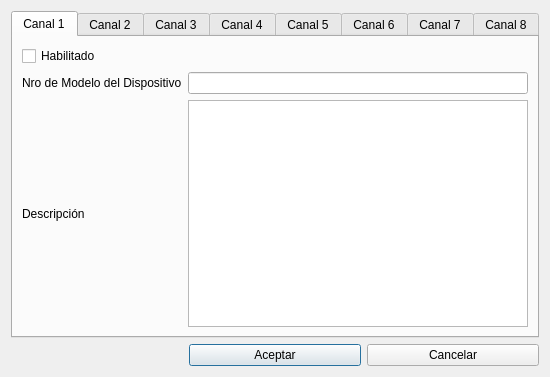
<?xml version="1.0" encoding="UTF-8"?>
<ui version="4.0">
 <class>ChannelConfig</class>
 <widget class="QDialog" name="ChannelConfig">
  <property name="geometry">
   <rect>
    <x>0</x>
    <y>0</y>
    <width>550</width>
    <height>377</height>
   </rect>
  </property>
  <property name="windowTitle">
   <string>Dialog</string>
  </property>
  <layout class="QGridLayout" name="gridLayout_9">
   <item row="0" column="1" colspan="3">
    <widget class="QTabWidget" name="tabWidget">
     <property name="mouseTracking">
      <bool>false</bool>
     </property>
     <property name="tabShape">
      <enum>QTabWidget::Rounded</enum>
     </property>
     <property name="currentIndex">
      <number>0</number>
     </property>
     <widget class="QWidget" name="tab_channel_1">
      <attribute name="title">
       <string>Canal 1</string>
      </attribute>
      <layout class="QGridLayout" name="gridLayout">
       <item row="1" column="0">
        <widget class="QLabel" name="lb_ch1_model">
         <property name="text">
          <string>Nro de Modelo del Dispositivo</string>
         </property>
        </widget>
       </item>
       <item row="1" column="1">
        <widget class="QLineEdit" name="le_ch1_model">
         <property name="enabled">
          <bool>true</bool>
         </property>
         <property name="mouseTracking">
          <bool>false</bool>
         </property>
         <property name="acceptDrops">
          <bool>false</bool>
         </property>
         <property name="dragEnabled">
          <bool>false</bool>
         </property>
         <property name="readOnly">
          <bool>false</bool>
         </property>
        </widget>
       </item>
       <item row="2" column="1">
        <widget class="QPlainTextEdit" name="pte_ch1_description">
         <property name="enabled">
          <bool>true</bool>
         </property>
        </widget>
       </item>
       <item row="2" column="0">
        <widget class="QLabel" name="lb_ch1_description">
         <property name="text">
          <string>Descripción</string>
         </property>
        </widget>
       </item>
       <item row="0" column="0">
        <widget class="QCheckBox" name="chx_channel_1">
         <property name="text">
          <string>Habilitado</string>
         </property>
        </widget>
       </item>
      </layout>
     </widget>
     <widget class="QWidget" name="tab_channel_2">
      <attribute name="title">
       <string>Canal 2</string>
      </attribute>
      <layout class="QGridLayout" name="gridLayout_2">
       <item row="2" column="0">
        <widget class="QLabel" name="lb_ch2_description">
         <property name="text">
          <string>Descripción</string>
         </property>
        </widget>
       </item>
       <item row="1" column="0">
        <widget class="QLabel" name="lb_ch2_model">
         <property name="text">
          <string>Nro de Modelo del Dispositivo</string>
         </property>
        </widget>
       </item>
       <item row="1" column="1">
        <widget class="QLineEdit" name="le_ch2_model">
         <property name="mouseTracking">
          <bool>false</bool>
         </property>
         <property name="acceptDrops">
          <bool>false</bool>
         </property>
        </widget>
       </item>
       <item row="2" column="1">
        <widget class="QPlainTextEdit" name="pte_ch2_description"/>
       </item>
       <item row="0" column="0">
        <widget class="QCheckBox" name="chx_channel_2">
         <property name="text">
          <string>Habilitado</string>
         </property>
        </widget>
       </item>
      </layout>
     </widget>
     <widget class="QWidget" name="tab_channel_3">
      <attribute name="title">
       <string>Canal 3</string>
      </attribute>
      <layout class="QGridLayout" name="gridLayout_3">
       <item row="1" column="0">
        <widget class="QLabel" name="lb_ch3_model">
         <property name="text">
          <string>Nro de Modelo del Dispositivo</string>
         </property>
        </widget>
       </item>
       <item row="2" column="0">
        <widget class="QLabel" name="lb_ch3_description">
         <property name="text">
          <string>Descripción</string>
         </property>
        </widget>
       </item>
       <item row="1" column="1">
        <widget class="QLineEdit" name="le_ch3_model">
         <property name="mouseTracking">
          <bool>false</bool>
         </property>
         <property name="acceptDrops">
          <bool>false</bool>
         </property>
        </widget>
       </item>
       <item row="2" column="1">
        <widget class="QPlainTextEdit" name="pte_ch3_description"/>
       </item>
       <item row="0" column="0">
        <widget class="QCheckBox" name="chx_channel_3">
         <property name="text">
          <string>Habilitado</string>
         </property>
        </widget>
       </item>
      </layout>
     </widget>
     <widget class="QWidget" name="tab_channel_4">
      <attribute name="title">
       <string>Canal 4</string>
      </attribute>
      <layout class="QGridLayout" name="gridLayout_4">
       <item row="1" column="0">
        <widget class="QLabel" name="lb_ch4_model">
         <property name="text">
          <string>Nro de Modelo del Dispositivo</string>
         </property>
        </widget>
       </item>
       <item row="1" column="1">
        <widget class="QLineEdit" name="le_ch4_model">
         <property name="mouseTracking">
          <bool>false</bool>
         </property>
         <property name="acceptDrops">
          <bool>false</bool>
         </property>
        </widget>
       </item>
       <item row="2" column="0">
        <widget class="QLabel" name="lb_ch4_description">
         <property name="text">
          <string>Descripción</string>
         </property>
        </widget>
       </item>
       <item row="2" column="1">
        <widget class="QPlainTextEdit" name="pte_ch4_description"/>
       </item>
       <item row="0" column="0">
        <widget class="QCheckBox" name="chx_channel_4">
         <property name="text">
          <string>Habilitado</string>
         </property>
        </widget>
       </item>
      </layout>
     </widget>
     <widget class="QWidget" name="tab_channel_5">
      <attribute name="title">
       <string>Canal 5</string>
      </attribute>
      <layout class="QGridLayout" name="gridLayout_5">
       <item row="2" column="1">
        <widget class="QPlainTextEdit" name="pte_ch5_description"/>
       </item>
       <item row="2" column="0">
        <widget class="QLabel" name="lb_ch5_description">
         <property name="text">
          <string>Descripción</string>
         </property>
        </widget>
       </item>
       <item row="1" column="0">
        <widget class="QLabel" name="lb_ch5_model">
         <property name="text">
          <string>Nro de Modelo del Dispositivo</string>
         </property>
        </widget>
       </item>
       <item row="1" column="1">
        <widget class="QLineEdit" name="le_ch5_model">
         <property name="mouseTracking">
          <bool>false</bool>
         </property>
         <property name="acceptDrops">
          <bool>false</bool>
         </property>
        </widget>
       </item>
       <item row="0" column="0">
        <widget class="QCheckBox" name="chx_channel_5">
         <property name="text">
          <string>Habilitado</string>
         </property>
        </widget>
       </item>
      </layout>
     </widget>
     <widget class="QWidget" name="tab_channel_6">
      <attribute name="title">
       <string>Canal 6</string>
      </attribute>
      <layout class="QGridLayout" name="gridLayout_6">
       <item row="1" column="1">
        <widget class="QLineEdit" name="le_ch6_model">
         <property name="mouseTracking">
          <bool>false</bool>
         </property>
         <property name="acceptDrops">
          <bool>false</bool>
         </property>
        </widget>
       </item>
       <item row="2" column="0">
        <widget class="QLabel" name="lb_ch6_description">
         <property name="text">
          <string>Descripción</string>
         </property>
        </widget>
       </item>
       <item row="1" column="0">
        <widget class="QLabel" name="lb_ch6_model">
         <property name="text">
          <string>Nro de Modelo del Dispositivo</string>
         </property>
        </widget>
       </item>
       <item row="2" column="1">
        <widget class="QPlainTextEdit" name="pte_ch6_description"/>
       </item>
       <item row="0" column="0">
        <widget class="QCheckBox" name="chx_channel_6">
         <property name="text">
          <string>Habilitado</string>
         </property>
        </widget>
       </item>
      </layout>
     </widget>
     <widget class="QWidget" name="tab_channel_7">
      <attribute name="title">
       <string>Canal 7</string>
      </attribute>
      <layout class="QGridLayout" name="gridLayout_7">
       <item row="2" column="0">
        <widget class="QLabel" name="lb_ch7_description">
         <property name="text">
          <string>Descripción</string>
         </property>
        </widget>
       </item>
       <item row="1" column="1">
        <widget class="QLineEdit" name="le_ch7_model">
         <property name="mouseTracking">
          <bool>false</bool>
         </property>
         <property name="acceptDrops">
          <bool>false</bool>
         </property>
        </widget>
       </item>
       <item row="1" column="0">
        <widget class="QLabel" name="lb_ch7_model">
         <property name="text">
          <string>Nro de Modelo del Dispositivo</string>
         </property>
        </widget>
       </item>
       <item row="2" column="1">
        <widget class="QPlainTextEdit" name="pte_ch7_description"/>
       </item>
       <item row="0" column="0">
        <widget class="QCheckBox" name="chx_channel_7">
         <property name="text">
          <string>Habilitado</string>
         </property>
        </widget>
       </item>
      </layout>
     </widget>
     <widget class="QWidget" name="tab_channel_8">
      <attribute name="title">
       <string>Canal 8</string>
      </attribute>
      <layout class="QGridLayout" name="gridLayout_8">
       <item row="1" column="0">
        <widget class="QLabel" name="lb_ch8_model">
         <property name="text">
          <string>Nro de Modelo del Dispositivo</string>
         </property>
        </widget>
       </item>
       <item row="2" column="1">
        <widget class="QPlainTextEdit" name="pte_ch8_description"/>
       </item>
       <item row="2" column="0">
        <widget class="QLabel" name="lb_ch8_description">
         <property name="text">
          <string>Descripción</string>
         </property>
        </widget>
       </item>
       <item row="1" column="1">
        <widget class="QLineEdit" name="le_ch8_model">
         <property name="mouseTracking">
          <bool>false</bool>
         </property>
         <property name="acceptDrops">
          <bool>false</bool>
         </property>
        </widget>
       </item>
       <item row="0" column="0">
        <widget class="QCheckBox" name="chx_channel_8">
         <property name="text">
          <string>Habilitado</string>
         </property>
        </widget>
       </item>
      </layout>
     </widget>
    </widget>
   </item>
   <item row="1" column="2">
    <widget class="QPushButton" name="pb_accept">
     <property name="text">
      <string>Aceptar</string>
     </property>
    </widget>
   </item>
   <item row="1" column="3">
    <widget class="QPushButton" name="pb_cancel">
     <property name="text">
      <string>Cancelar</string>
     </property>
    </widget>
   </item>
  </layout>
 </widget>
 <resources/>
 <connections/>
</ui>
